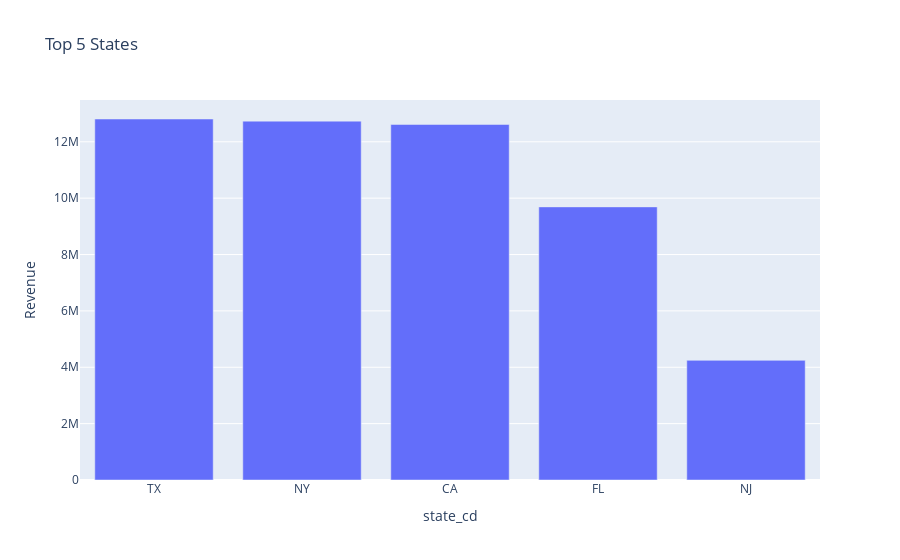

Notebook cell for this chart:
### Code cell
#Plotting
fig = px.bar(top_5_states,x='state_cd', y='Revenue',title='Top 5 States')
fig.show()

### Figure 1 — Plotly figure (JSON) as saved in the notebook; plotly's stock layout.template omitted (floating-point values rounded to 4 significant figures)
{"data": [{"alignmentgroup": "True", "hovertemplate": "state_cd=%{x}<br>Revenue=%{y}<extra></extra>", "legendgroup": "", "marker": {"color": "#636efa", "pattern": {"shape": ""}}, "name": "", "offsetgroup": "", "orientation": "v", "showlegend": false, "textposition": "auto", "type": "bar", "x": ["TX", "NY", "CA", "FL", "NJ"], "xaxis": "x", "y": [12810000.0, 12730000.0, 12620000.0, 9691000.0, 4245000.0], "yaxis": "y"}], "layout": {"autosize": true, "barmode": "relative", "legend": {"tracegroupgap": 0}, "title": {"text": "Top 5 States"}, "xaxis": {"anchor": "y", "autorange": true, "domain": [0, 1], "range": [-0.5, 4.5], "title": {"text": "state_cd"}, "type": "category"}, "yaxis": {"anchor": "x", "autorange": true, "domain": [0, 1], "range": [0, 13480000.0], "title": {"text": "Revenue"}, "type": "linear"}}}
